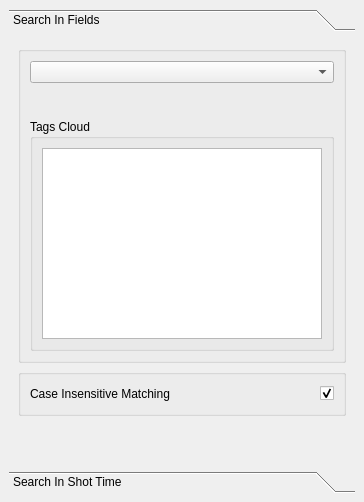
<?xml version="1.0" encoding="UTF-8"?>
<ui version="4.0">
 <class>Search_Database_DockWidget</class>
 <widget class="QDockWidget" name="Search_Database_DockWidget">
  <property name="geometry">
   <rect>
    <x>0</x>
    <y>0</y>
    <width>364</width>
    <height>502</height>
   </rect>
  </property>
  <property name="windowTitle">
   <string>Search Database</string>
  </property>
  <widget class="QWidget" name="Search_Database_dockWidgetContents">
   <layout class="QGridLayout" name="Search_Database_dockWidgetContents_gridLayout">
    <item row="0" column="0">
     <widget class="QToolBox" name="Search_toolBox">
      <property name="currentIndex">
       <number>0</number>
      </property>
      <widget class="QWidget" name="Fields_page">
       <property name="geometry">
        <rect>
         <x>0</x>
         <y>0</y>
         <width>340</width>
         <height>384</height>
        </rect>
       </property>
       <attribute name="label">
        <string>Search In Fields</string>
       </attribute>
       <layout class="QGridLayout" name="Fields_page_gridLayout">
        <item row="1" column="0" colspan="2">
         <widget class="QGroupBox" name="Search_groupBox">
          <property name="title">
           <string/>
          </property>
          <layout class="QGridLayout" name="Search_groupBox_gridLayout">
           <item row="0" column="0" colspan="4">
            <widget class="QComboBox" name="Search_Database_comboBox">
             <property name="statusTip">
              <string>Search Database Combo Box: Database Fields Types.</string>
             </property>
            </widget>
           </item>
           <item row="2" column="0" colspan="4">
            <widget class="QGroupBox" name="Tags_Cloud_groupBox">
             <property name="title">
              <string>Tags Cloud</string>
             </property>
             <layout class="QGridLayout" name="Tags_Cloud_groupBox_gridLayout">
              <item row="0" column="0">
               <widget class="QListWidget" name="Tags_Cloud_listWidget">
                <property name="statusTip">
                 <string>Tags Cloud List Widget: Displays Current Collection Ibl Sets Tags Cloud.</string>
                </property>
                <property name="movement">
                 <enum>QListView::Static</enum>
                </property>
                <property name="resizeMode">
                 <enum>QListView::Adjust</enum>
                </property>
                <property name="viewMode">
                 <enum>QListView::IconMode</enum>
                </property>
                <property name="wordWrap">
                 <bool>true</bool>
                </property>
               </widget>
              </item>
             </layout>
            </widget>
           </item>
           <item row="1" column="1" colspan="3">
            <layout class="QHBoxLayout" name="Search_Database_horizontalLayout"/>
           </item>
           <item row="1" column="0">
            <widget class="QLabel" name="Search_Database_label">
             <property name="sizePolicy">
              <sizepolicy hsizetype="Maximum" vsizetype="Preferred">
               <horstretch>0</horstretch>
               <verstretch>0</verstretch>
              </sizepolicy>
             </property>
             <property name="minimumSize">
              <size>
               <width>24</width>
               <height>24</height>
              </size>
             </property>
             <property name="maximumSize">
              <size>
               <width>24</width>
               <height>24</height>
              </size>
             </property>
             <property name="text">
              <string/>
             </property>
            </widget>
           </item>
          </layout>
         </widget>
        </item>
        <item row="2" column="0" colspan="2">
         <widget class="QGroupBox" name="Case_Insensitive_Matching_groupBox">
          <property name="title">
           <string/>
          </property>
          <layout class="QGridLayout" name="Case_Insensitive_Matching_groupBox_gridLayout">
           <item row="0" column="0">
            <widget class="QLabel" name="Case_Insensitive_Matching_label">
             <property name="text">
              <string>Case Insensitive Matching</string>
             </property>
            </widget>
           </item>
           <item row="0" column="2">
            <widget class="QCheckBox" name="Case_Insensitive_Matching_checkBox">
             <property name="statusTip">
              <string>Case Insensitive Check Box: Database Search Will Ignore Case.</string>
             </property>
             <property name="checked">
              <bool>true</bool>
             </property>
            </widget>
           </item>
           <item row="0" column="1">
            <spacer name="Case_Insensitive_Matching_horizontalSpacer">
             <property name="orientation">
              <enum>Qt::Horizontal</enum>
             </property>
             <property name="sizeHint" stdset="0">
              <size>
               <width>33</width>
               <height>20</height>
              </size>
             </property>
            </spacer>
           </item>
          </layout>
         </widget>
        </item>
        <item row="3" column="0" colspan="2">
         <spacer name="Fields_Page_verticalSpacer">
          <property name="orientation">
           <enum>Qt::Vertical</enum>
          </property>
          <property name="sizeHint" stdset="0">
           <size>
            <width>20</width>
            <height>40</height>
           </size>
          </property>
         </spacer>
        </item>
       </layout>
      </widget>
      <widget class="QWidget" name="Shot_Time_page">
       <property name="geometry">
        <rect>
         <x>0</x>
         <y>0</y>
         <width>340</width>
         <height>384</height>
        </rect>
       </property>
       <attribute name="label">
        <string>Search In Shot Time</string>
       </attribute>
       <layout class="QGridLayout" name="Shot_Time_page_gridLayout">
        <item row="0" column="0">
         <widget class="QGroupBox" name="Shot_Time_groupBox">
          <property name="title">
           <string/>
          </property>
          <layout class="QGridLayout" name="Shot_Time_groupBox_gridLayout">
           <property name="leftMargin">
            <number>8</number>
           </property>
           <property name="rightMargin">
            <number>8</number>
           </property>
           <item row="3" column="0">
            <widget class="QLabel" name="To_label">
             <property name="text">
              <string>From:</string>
             </property>
            </widget>
           </item>
           <item row="3" column="1">
            <widget class="QTimeEdit" name="Time_Low_timeEdit">
             <property name="maximumSize">
              <size>
               <width>64</width>
               <height>16777215</height>
              </size>
             </property>
             <property name="statusTip">
              <string>Time Low Time Edit: Time From When To Search.</string>
             </property>
             <property name="alignment">
              <set>Qt::AlignCenter</set>
             </property>
             <property name="displayFormat">
              <string>h:mm</string>
             </property>
            </widget>
           </item>
           <item row="3" column="2">
            <widget class="QLabel" name="From_label">
             <property name="text">
              <string>To:</string>
             </property>
            </widget>
           </item>
           <item row="3" column="3">
            <widget class="QTimeEdit" name="Time_High_timeEdit">
             <property name="maximumSize">
              <size>
               <width>64</width>
               <height>16777215</height>
              </size>
             </property>
             <property name="statusTip">
              <string>High Time Edit: Time To When To Search.</string>
             </property>
             <property name="alignment">
              <set>Qt::AlignCenter</set>
             </property>
             <property name="displayFormat">
              <string>h:mm</string>
             </property>
             <property name="time">
              <time>
               <hour>23</hour>
               <minute>59</minute>
               <second>0</second>
              </time>
             </property>
            </widget>
           </item>
          </layout>
         </widget>
        </item>
        <item row="1" column="0">
         <spacer name="Shot_Time_page_verticalSpacer">
          <property name="orientation">
           <enum>Qt::Vertical</enum>
          </property>
          <property name="sizeHint" stdset="0">
           <size>
            <width>20</width>
            <height>40</height>
           </size>
          </property>
         </spacer>
        </item>
       </layout>
      </widget>
     </widget>
    </item>
   </layout>
  </widget>
 </widget>
 <resources/>
 <connections/>
</ui>
